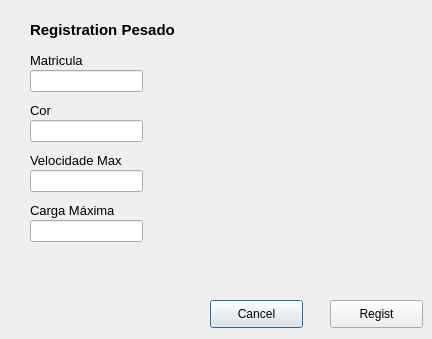
<?xml version="1.0" encoding="UTF-8"?>
<ui version="4.0">
 <class>Dialog</class>
 <widget class="QDialog" name="Dialog">
  <property name="geometry">
   <rect>
    <x>0</x>
    <y>0</y>
    <width>432</width>
    <height>339</height>
   </rect>
  </property>
  <property name="windowTitle">
   <string>Dialog</string>
  </property>
  <widget class="QLabel" name="label_6">
   <property name="geometry">
    <rect>
     <x>40</x>
     <y>100</y>
     <width>55</width>
     <height>16</height>
    </rect>
   </property>
   <property name="styleSheet">
    <string notr="true">image: url(:/regist/icons/color-palette.png);</string>
   </property>
   <property name="text">
    <string/>
   </property>
  </widget>
  <widget class="QLineEdit" name="inputcorP">
   <property name="geometry">
    <rect>
     <x>30</x>
     <y>120</y>
     <width>113</width>
     <height>22</height>
    </rect>
   </property>
  </widget>
  <widget class="QLabel" name="label_5">
   <property name="geometry">
    <rect>
     <x>60</x>
     <y>40</y>
     <width>131</width>
     <height>41</height>
    </rect>
   </property>
   <property name="styleSheet">
    <string notr="true">image: url(:/regist/icons/license-plate.png);</string>
   </property>
   <property name="text">
    <string/>
   </property>
  </widget>
  <widget class="QLabel" name="label_2">
   <property name="geometry">
    <rect>
     <x>30</x>
     <y>50</y>
     <width>151</width>
     <height>21</height>
    </rect>
   </property>
   <property name="layoutDirection">
    <enum>Qt::LeftToRight</enum>
   </property>
   <property name="styleSheet">
    <string notr="true"/>
   </property>
   <property name="text">
    <string>&lt;html&gt;&lt;head/&gt;&lt;body&gt;&lt;p&gt;&lt;span style=&quot; font-size:10pt;&quot;&gt;Matricula&lt;/span&gt;&lt;/p&gt;&lt;/body&gt;&lt;/html&gt;</string>
   </property>
   <property name="alignment">
    <set>Qt::AlignLeading|Qt::AlignLeft|Qt::AlignVCenter</set>
   </property>
  </widget>
  <widget class="QLabel" name="label_4">
   <property name="geometry">
    <rect>
     <x>30</x>
     <y>150</y>
     <width>121</width>
     <height>21</height>
    </rect>
   </property>
   <property name="text">
    <string>&lt;html&gt;&lt;head/&gt;&lt;body&gt;&lt;p&gt;&lt;span style=&quot; font-size:10pt;&quot;&gt;Velocidade Max&lt;/span&gt;&lt;/p&gt;&lt;/body&gt;&lt;/html&gt;</string>
   </property>
  </widget>
  <widget class="QLabel" name="label_3">
   <property name="geometry">
    <rect>
     <x>30</x>
     <y>100</y>
     <width>61</width>
     <height>21</height>
    </rect>
   </property>
   <property name="text">
    <string>&lt;html&gt;&lt;head/&gt;&lt;body&gt;&lt;p&gt;&lt;span style=&quot; font-size:10pt;&quot;&gt;Cor&lt;/span&gt;&lt;/p&gt;&lt;/body&gt;&lt;/html&gt;</string>
   </property>
  </widget>
  <widget class="QLineEdit" name="inputvelocidadeP">
   <property name="geometry">
    <rect>
     <x>30</x>
     <y>170</y>
     <width>113</width>
     <height>22</height>
    </rect>
   </property>
  </widget>
  <widget class="QLineEdit" name="inputmatriculaP">
   <property name="geometry">
    <rect>
     <x>30</x>
     <y>70</y>
     <width>113</width>
     <height>22</height>
    </rect>
   </property>
  </widget>
  <widget class="QLabel" name="label">
   <property name="geometry">
    <rect>
     <x>30</x>
     <y>20</y>
     <width>221</width>
     <height>21</height>
    </rect>
   </property>
   <property name="text">
    <string>&lt;html&gt;&lt;head/&gt;&lt;body&gt;&lt;p&gt;&lt;span style=&quot; font-size:11pt; font-weight:600;&quot;&gt;Registration Pesado&lt;/span&gt;&lt;/p&gt;&lt;/body&gt;&lt;/html&gt;</string>
   </property>
  </widget>
  <widget class="QLabel" name="label_7">
   <property name="geometry">
    <rect>
     <x>30</x>
     <y>200</y>
     <width>121</width>
     <height>21</height>
    </rect>
   </property>
   <property name="text">
    <string>&lt;html&gt;&lt;head/&gt;&lt;body&gt;&lt;p&gt;&lt;span style=&quot; font-size:10pt;&quot;&gt;Carga Máxima&lt;/span&gt;&lt;/p&gt;&lt;/body&gt;&lt;/html&gt;</string>
   </property>
  </widget>
  <widget class="QLineEdit" name="inputcarga">
   <property name="geometry">
    <rect>
     <x>30</x>
     <y>220</y>
     <width>113</width>
     <height>22</height>
    </rect>
   </property>
  </widget>
  <widget class="QLabel" name="label_8">
   <property name="geometry">
    <rect>
     <x>70</x>
     <y>40</y>
     <width>121</width>
     <height>41</height>
    </rect>
   </property>
   <property name="styleSheet">
    <string notr="true">image: url(:/icons/icons/license-plate.png);</string>
   </property>
   <property name="text">
    <string/>
   </property>
  </widget>
  <widget class="QLabel" name="label_9">
   <property name="geometry">
    <rect>
     <x>40</x>
     <y>100</y>
     <width>55</width>
     <height>16</height>
    </rect>
   </property>
   <property name="styleSheet">
    <string notr="true">image: url(:/icons/icons/color-palette.png);</string>
   </property>
   <property name="text">
    <string/>
   </property>
  </widget>
  <widget class="QLabel" name="label_10">
   <property name="geometry">
    <rect>
     <x>130</x>
     <y>150</y>
     <width>71</width>
     <height>21</height>
    </rect>
   </property>
   <property name="styleSheet">
    <string notr="true">image: url(:/icons/icons/speedometer.png);</string>
   </property>
   <property name="text">
    <string/>
   </property>
  </widget>
  <widget class="QLabel" name="label_11">
   <property name="geometry">
    <rect>
     <x>130</x>
     <y>200</y>
     <width>51</width>
     <height>21</height>
    </rect>
   </property>
   <property name="styleSheet">
    <string notr="true">image: url(:/icons/icons/weight.png);</string>
   </property>
   <property name="text">
    <string/>
   </property>
  </widget>
  <widget class="QPushButton" name="btnexit">
   <property name="geometry">
    <rect>
     <x>210</x>
     <y>300</y>
     <width>93</width>
     <height>28</height>
    </rect>
   </property>
   <property name="text">
    <string>Cancel</string>
   </property>
  </widget>
  <widget class="QPushButton" name="btnaddP">
   <property name="geometry">
    <rect>
     <x>330</x>
     <y>300</y>
     <width>93</width>
     <height>28</height>
    </rect>
   </property>
   <property name="text">
    <string>Regist</string>
   </property>
  </widget>
 </widget>
 <resources>
  <include location="yep.qrc"/>
 </resources>
 <connections/>
</ui>
